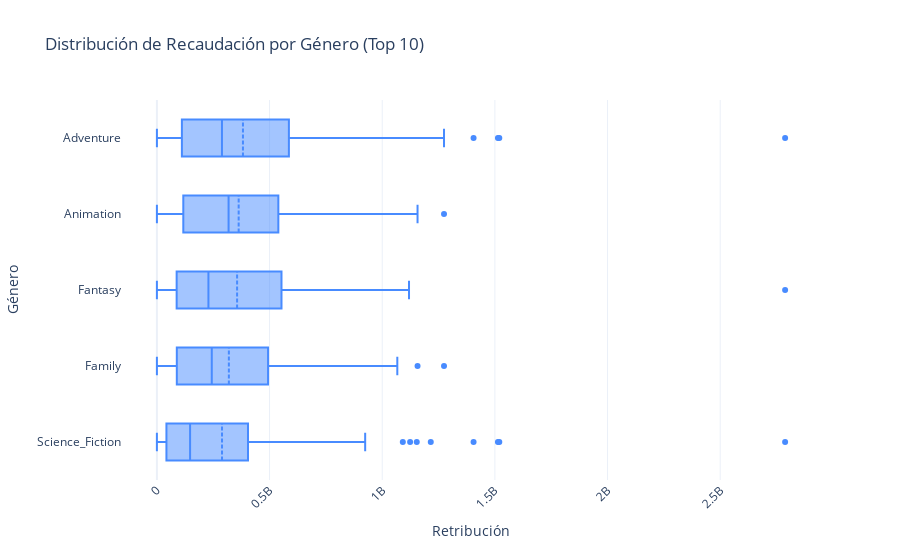

Notebook code for this chart:
### Code cell
# Paso 1: Desplegar los géneros en una nueva columna (según cómo estén en tu DataFrame)
df["genres_list"] = df["genres"].str.split()

# Paso 2: Desplegar las filas para cada género con su respectivo revenue
genre_revenue_df = df.explode("genres_list")[["genres_list", "revenue"]]

# Paso 3: Agrupar por género y calcular la media de revenue
genre_avg_revenue = genre_revenue_df.groupby("genres_list")["revenue"].mean().reset_index()

# Paso 4: Ordenar por la media de revenue de mayor a menor
top_10_genres_revenues = genre_avg_revenue.sort_values(by="revenue", ascending=True).tail(5)

# Paso 3: Filtrar el DataFrame original para contener solo estos top 5 directores
top_10_genres_names = top_10_genres_revenues["genres_list"]
top_10_genres = genre_revenue_df[genre_revenue_df["genres_list"].isin(top_10_genres_names)]

# Paso 6: Crear el box plot usando `go`
fig = go.Figure()

# Añadir un box plot para cada género
for genre in top_10_genres_names:
    genre_data = top_10_genres[top_10_genres["genres_list"] == genre]["revenue"]
    genre_mean = genre_data.mean()  # Calcular la media para este género

    # Box plot para el género
    fig.add_trace(
        go.Box(
            x=genre_data,
            name=genre,
            boxmean=True,  # Deshabilitar la media automática
            marker_color="#488BFF",
            boxpoints="outliers",  # Mostrar solo los outliers como puntos
        )
    )

# Configurar el layout del gráfico
fig.update_layout(
    title="Distribución de Recaudación por Género (Top 10)",
    yaxis_title="Género",
    xaxis_title="Recaudación",
    template="plotly_white",
    xaxis=dict(tickangle=-45),  # Rotar las etiquetas de los géneros
    showlegend=False  # Ocultar leyendas para los puntos medios
)

# Mostrar el gráfico
fig.show()

### Figure 1 — Plotly figure (JSON) as saved in the notebook; plotly's stock layout.template omitted (floating-point values rounded to 4 significant figures; data arrays with more than 128 entries replaced by an {"elided": "..."} marker saying what was removed)
{"data": [{"boxmean": true, "boxpoints": "outliers", "marker": {"color": "#488BFF"}, "name": "Science_Fiction", "type": "box", "x": {"elided": "197 int values"}}, {"boxmean": true, "boxpoints": "outliers", "marker": {"color": "#488BFF"}, "name": "Family", "type": "box", "x": {"elided": "168 int values"}}, {"boxmean": true, "boxpoints": "outliers", "marker": {"color": "#488BFF"}, "name": "Fantasy", "type": "box", "x": {"elided": "157 int values"}}, {"boxmean": true, "boxpoints": "outliers", "marker": {"color": "#488BFF"}, "name": "Animation", "type": "box", "x": [591794936, 559852396, 1066969703, 331926147, 538983207, 521311860, 325233863, 381509870, 857611174, 752600867, 652105443, 471222889, 494878759, 798958165, 623722818, 603900354, 1274219009, 309979994, 287594577, 665692281, 38992758, 64459316, 195735876, 521170825, 306941670, 609123048, 150406466, 282570682, 245724603, 631744560, 368871007, 371940071, 321887208, 500188435, 562816256, 585178928, 563749323, 103951461, 347434178, 267045765, 140073390, 246233113, 149044513, 877244782, 940335536, 631442092, 497366869, 242988466, 886686817, 186053725, 484635760, 384335608, 358375603, 197309027, 342695435, 250200000, 201584141, 126546518, 788241776, 97571250, 875958308, 970761885, 660940780, 140175006, 1156730962, 349779543, 527068851, 919838758, 461983149, 311594032, 443140005, 13596911, 543513985, 383257136, 44091067, 183953723, 314432665, 124596398, 107139399, 50877145, 469160692, 104945765, 361366633, 484409218, 23159305, 38085778, 363258859, 55181129, 73706, 74597643, 46471023, 35287788, 63800345, 192452832, 117195061, 14460000, 13521829, 140752617, 504050219, 50907422, 39300000, 7659918, 274925095, 51053787, 27187375, 553171, 68411275, 83320000, 184925486, 267447150]}, {"boxmean": true, "boxpoints": "outliers", "marker": {"color": "#488BFF"}, "name": "Adventure", "type": "box", "x": {"elided": "303 int values"}}], "layout": {"showlegend": false, "title": {"text": "Distribución de Recaudación por Género (Top 10)"}, "xaxis": {"tickangle": -45, "title": {"text": "Retribución"}}, "yaxis": {"title": {"text": "Género"}}}}
